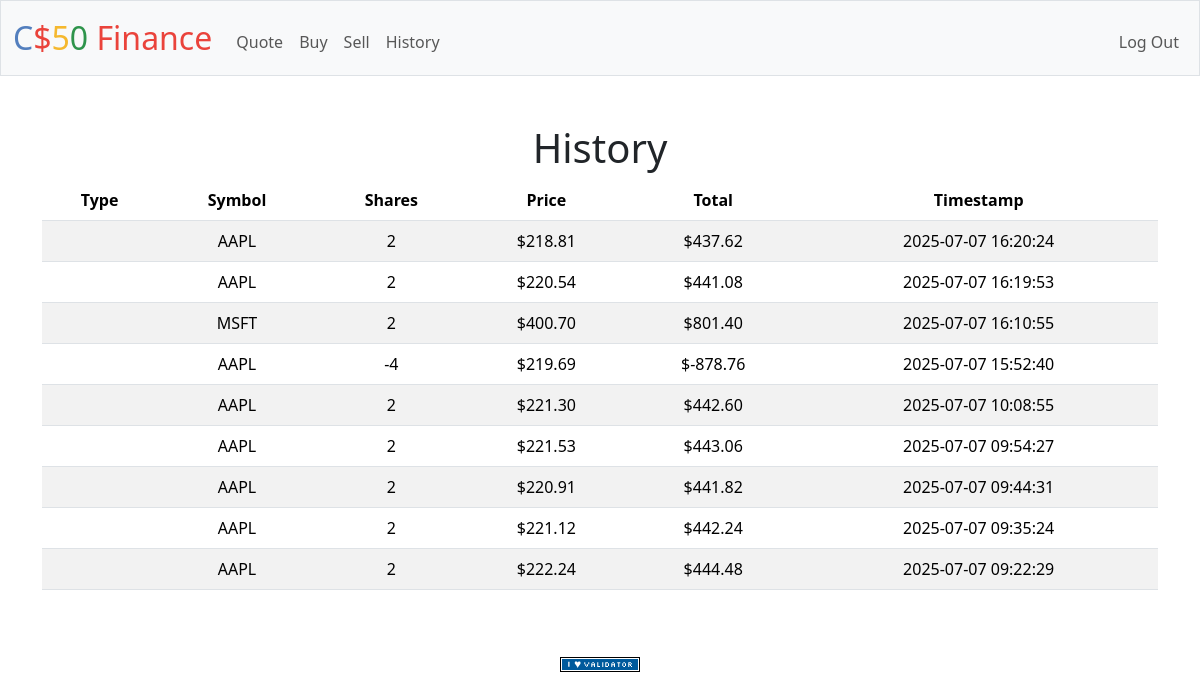
Screenshot of /history (signed in) with the database file from the repository.
### tables this page shows
CREATE TABLE transactions (
id INTEGER PRIMARY KEY AUTOINCREMENT,
user_id INTEGER NOT NULL,
symbol TEXT NOT NULL,
shares INTEGER NOT NULL,
price NUMERIC NOT NULL,
timestamp DATETIME DEFAULT CURRENT_TIMESTAMP,
FOREIGN KEY (user_id) REFERENCES users(id)
);

### app.py (the view)
@app.route("/history")
@login_required
def history():
    transactions = db.execute(
        "SELECT * FROM transactions WHERE user_id = :user_id ORDER BY timestamp DESC",
        user_id = session["user_id"]
    )
    return render_template("history.html", transactions=transactions)

### app.py (called while the page is built)
@app.after_request
def after_request(response):
    response.headers["Cache-Control"] = "no-cache, no-store, must-revalidate"
    response.headers["Expires"] = 0
    response.headers["Pragma"] = "no-cache"
    return response

### helpers.py (called while the page is built)
def login_required(f):
    @wraps(f)
    def decorated_function(*args, **kwargs):
        if session.get("user_id") is None:
            return redirect("/login")
        return f(*args, **kwargs)
    return decorated_function

def usd(value):
    return f"${value:,.2f}"

### templates/history.html (shortened to what this page needs)
{% extends "layout.html" %}
{% block main %}
    <h1>History</h1>
    <table class="table table-striped">
        <thead>
            <tr>
                <th>Type</th>
                <th>Symbol</th>
                <th>Shares</th>
                <th>Price</th>
                <th>Total</th>
                <th>Timestamp</th>
            </tr>
        </thead>
        <tbody>
            {% for transaction in transactions %}
            <tr>
                <td>{{ transaction.type }}</td>
                <td>{{ transaction.symbol }}</td>
                <td>{{ transaction.shares }}</td>
                <td>{{ transaction.price | usd }}</td>
                <td>{{ (transaction.price * transaction.shares) | usd }}</td>
                <td>{{ transaction.timestamp }}</td>
            </tr>
            {% endfor %}
        </tbody>
    </table>
{% endblock %}

### templates/layout.html (shortened to what this page needs)
<!DOCTYPE html>
<html lang="en">
    <head>
        <link href="https://cdn.jsdelivr.net/npm/bootstrap@5.3.3/dist/css/bootstrap.min.css" rel="stylesheet">
        <link href="/static/styles.css" rel="stylesheet">
    </head>
    <body>
        <nav class="bg-light border navbar navbar-expand-md navbar-light">
            <div class="container-fluid">
                <a class="navbar-brand" href="/"><span class="blue">C</span><span class="red">$</span><span class="yellow">5</span><span class="green">0</span> <span class="red">Finance</span></a>
                <div class="collapse navbar-collapse" id="navbar">
                    {% if session["user_id"] %}
                        <ul class="navbar-nav me-auto mt-2">
                            <li class="nav-item"><a class="nav-link" href="/quote">Quote</a></li>
                            <li class="nav-item"><a class="nav-link" href="/buy">Buy</a></li>
                            <li class="nav-item"><a class="nav-link" href="/sell">Sell</a></li>
                            <li class="nav-item"><a class="nav-link" href="/history">History</a></li>
                        </ul>
                        <ul class="navbar-nav ms-auto mt-2">
                            <li class="nav-item"><a class="nav-link" href="/logout">Log Out</a></li>
                        </ul>
                    {% else %}
                        <ul class="navbar-nav ms-auto mt-2">
                            <li class="nav-item"><a class="nav-link" href="/register">Register</a></li>
                            <li class="nav-item"><a class="nav-link" href="/login">Log In</a></li>
                        </ul>
                    {% endif %}
                </div>
            </div>
        </nav>
        <main class="container py-5 text-center">
            {% block main %}{% endblock %}
        </main>
        <footer class="mb-5">
            <form action="https://validator.w3.org/check" class="text-center" enctype="multipart/form-data" method="post" target="_blank">
                <input alt="Validate" src="/static/I_heart_validator.png" type="image">
            </form>
        </footer>
    </body>
</html>

### static/styles.css (style rules this page uses)
nav .navbar-brand { font-size: xx-large; }
nav .navbar-brand .blue { color: #537fbe; }
nav .navbar-brand .red { color: #ea433b; }
nav .navbar-brand .yellow { color: #f5b82e; }
nav .navbar-brand .green { color: #2e944b; }

### rows the page displays
transactions: (transaction.price*transaction.shares)|usd "$437.62"
transactions: (transaction.price*transaction.shares)|usd "$441.08"
transactions: (transaction.price*transaction.shares)|usd "$801.40"
transactions: (transaction.price*transaction.shares)|usd "$-878.76"
transactions: (transaction.price*transaction.shares)|usd "$442.60"
transactions: (transaction.price*transaction.shares)|usd "$443.06"
transactions: (transaction.price*transaction.shares)|usd "$441.82"
transactions: (transaction.price*transaction.shares)|usd "$442.24"
transactions: (transaction.price*transaction.shares)|usd "$444.48"
